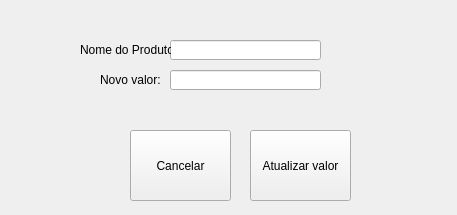
<?xml version="1.0" encoding="UTF-8"?>
<ui version="4.0">
 <class>AtualizarProduto</class>
 <widget class="QMainWindow" name="AtualizarProduto">
  <property name="geometry">
   <rect>
    <x>0</x>
    <y>0</y>
    <width>457</width>
    <height>215</height>
   </rect>
  </property>
  <property name="windowTitle">
   <string>MainWindow</string>
  </property>
  <widget class="QWidget" name="centralwidget">
   <widget class="QPushButton" name="cancelar_button">
    <property name="geometry">
     <rect>
      <x>130</x>
      <y>130</y>
      <width>101</width>
      <height>71</height>
     </rect>
    </property>
    <property name="styleSheet">
     <string notr="true">image: url(:cliente/logo_cliente/cliente.png)</string>
    </property>
    <property name="text">
     <string>Cancelar</string>
    </property>
    <property name="icon">
     <iconset>
      <normaloff>:/logo_excluir/excluir.png</normaloff>:/logo_excluir/excluir.png</iconset>
    </property>
   </widget>
   <widget class="QLabel" name="valor_produto">
    <property name="geometry">
     <rect>
      <x>100</x>
      <y>70</y>
      <width>91</width>
      <height>20</height>
     </rect>
    </property>
    <property name="text">
     <string>Novo valor:</string>
    </property>
   </widget>
   <widget class="QLineEdit" name="search_valor">
    <property name="geometry">
     <rect>
      <x>170</x>
      <y>70</y>
      <width>151</width>
      <height>20</height>
     </rect>
    </property>
   </widget>
   <widget class="QPushButton" name="atualizar_button">
    <property name="geometry">
     <rect>
      <x>250</x>
      <y>130</y>
      <width>101</width>
      <height>71</height>
     </rect>
    </property>
    <property name="styleSheet">
     <string notr="true">image: url(:cliente/logo_cliente/cliente.png)</string>
    </property>
    <property name="text">
     <string>Atualizar valor</string>
    </property>
    <property name="icon">
     <iconset>
      <normaloff>:/logo_excluir/excluir.png</normaloff>:/logo_excluir/excluir.png</iconset>
    </property>
   </widget>
   <widget class="QLineEdit" name="search_nome">
    <property name="geometry">
     <rect>
      <x>170</x>
      <y>40</y>
      <width>151</width>
      <height>20</height>
     </rect>
    </property>
   </widget>
   <widget class="QLabel" name="nome_produto">
    <property name="geometry">
     <rect>
      <x>80</x>
      <y>40</y>
      <width>91</width>
      <height>20</height>
     </rect>
    </property>
    <property name="text">
     <string>Nome do Produto:</string>
    </property>
   </widget>
  </widget>
 </widget>
 <resources>
  <include location="procurar_logo.qrc"/>
 </resources>
 <connections/>
</ui>
